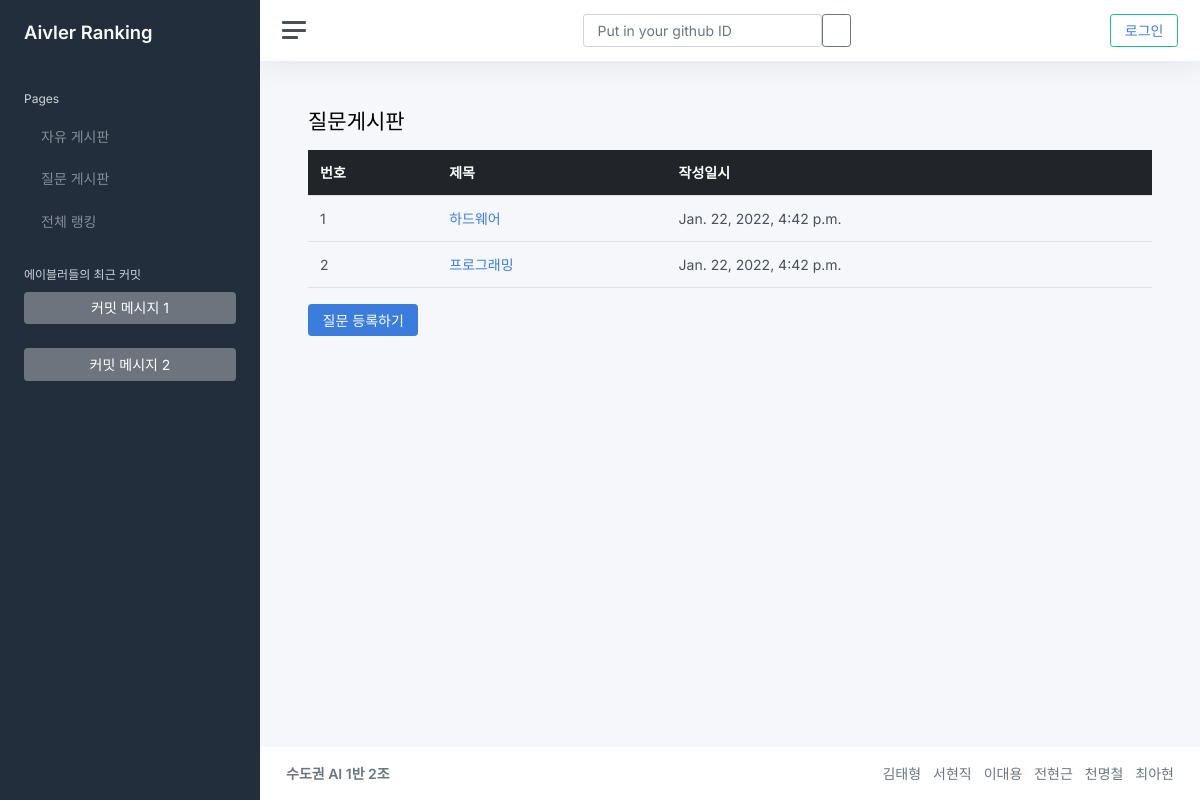
Page /qna/ on the earlier database version.
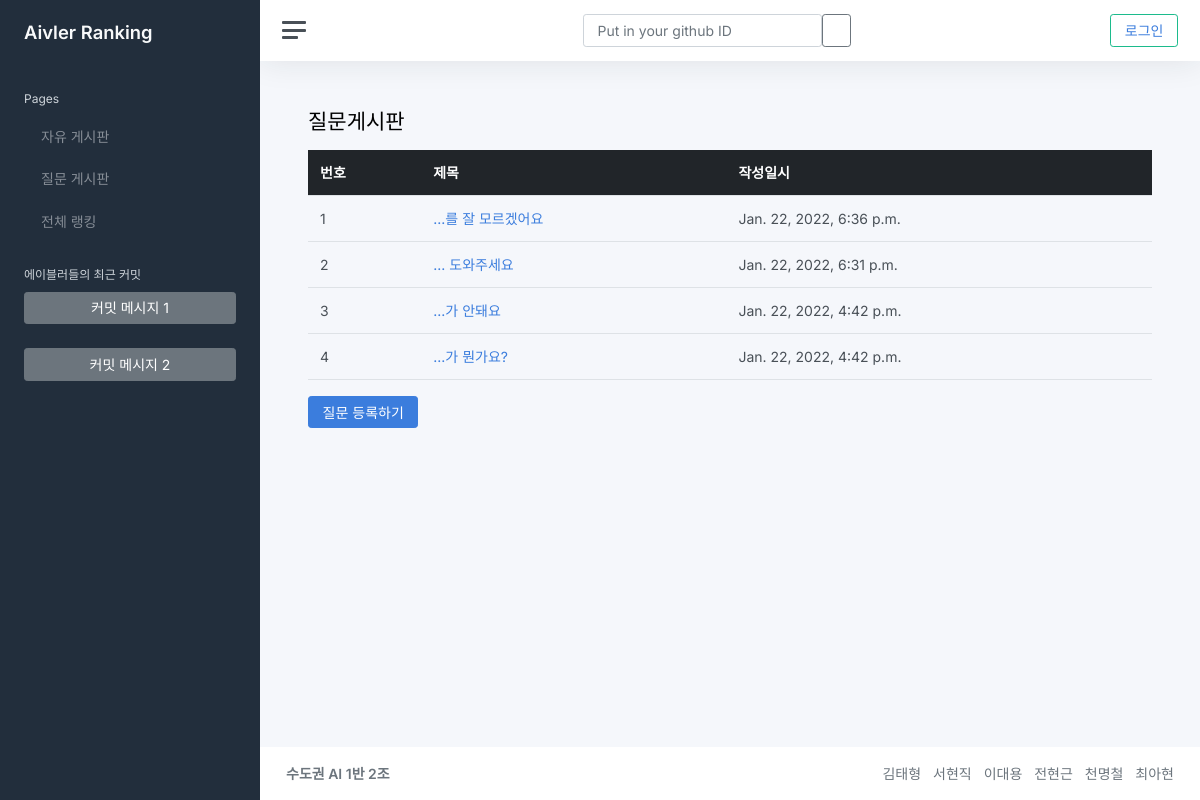
Same page on the later database version.
### qna/models.py (models this page shows)
class Question(models.Model):
    subject = models.CharField(max_length=200)
    content = models.TextField()
    pub_date = models.DateTimeField()

### qna/views.py (the view)
# urls.py: path('', views.index, name='index'),  # '/' 에 해당되는 path
def index(request):
    question_list = Question.objects.order_by('-pub_date')
    context = {
        'question_list': question_list
    }
    return render(request, 'qna/question_list.html', context)

### qna/templates/qna/question_list.html
{% extends "base.html" %}
{% block content %}
<h1 class="h3 mb-3">질문게시판</h1>
<div>
    <table class="table">
        <thead>
            <tr class="table-dark">
                <th>번호</th>
                <th>제목</th>
                <th>작성일시</th>
            </tr>
        </thead>
        <tbody>
        {% if question_list %}
        {% for question in question_list %}
        <tr>
            <td>{{ forloop.counter }}</td>
            <td>
                <a href="{% url 'qna:detail' question.id %}">
                    {{ question.subject }}
                </a>
            </td>
            <td>{{ question.pub_date }} <br> </td>
        </tr>
        {% endfor %}
        {% else %}
        <tr>
            <td colspan="3">질문이 없습니다.</td>
        </tr>
        {% endif %}
        </tbody>
    </table>
    <a href="{% url 'qna:question_create' %}" class="btn btn-primary">
        질문 등록하기
    </a>
</div>
{% endblock %}

Differences in the rows shown:
added Question: subject "...를 잘 모르겠어요", pub_date "Jan. 22, 2022, 6:36 p.m."
added Question: subject "... 도와주세요", pub_date "Jan. 22, 2022, 6:31 p.m."
changed Question: subject "하드웨어" → "...가 안돼요"
changed Question: subject "프로그래밍" → "...가 뭔가요?"
